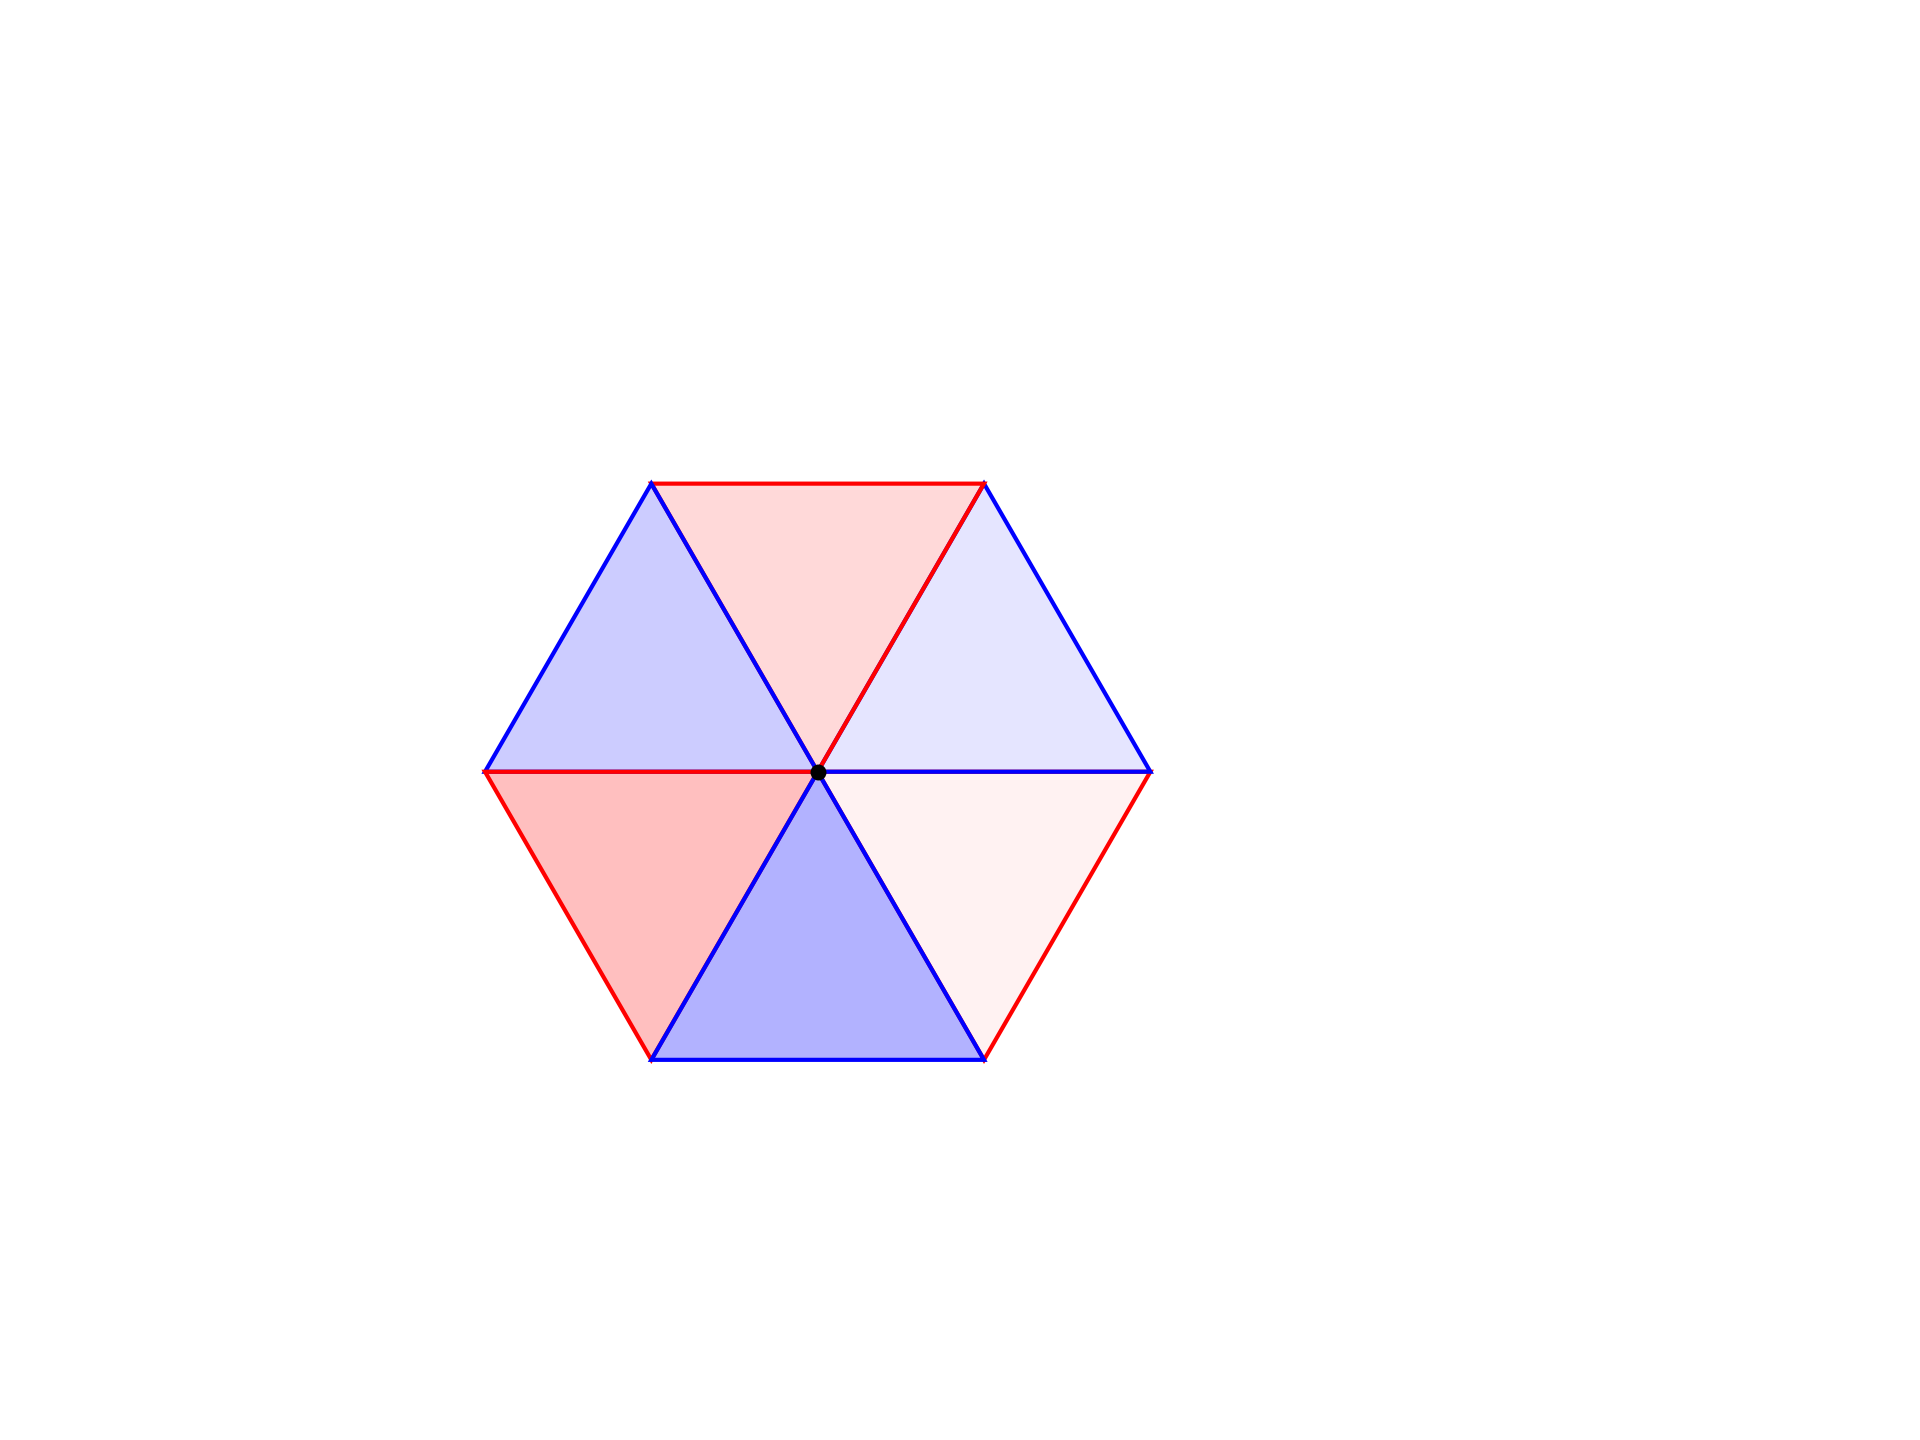

Recreate this plot in Python.
import matplotlib.pyplot as plt
import numpy as np
import geometry as geo

fig, ax = geo.init()
ax.set(xlim=(0,100), ylim=(0,100))

delta = 30
A = geo.Point(20,20)
B = geo.Point(A.x+delta,A.y)
Q = geo.xcc([A,delta],[B,delta])[1]
pL = [Q,A,B]

for i in range(6):
    if i % 2:
        c = 'b'
    else:
        c = 'r'
    pL = geo.rpa(pL,Q,60)
    geo.opg(ax,pL,ec=c)
    geo.fpg(ax,pL,fc=c,alpha=0.05*(i+1))

geo.scp(ax,[Q])

geo.savefig(plt)
